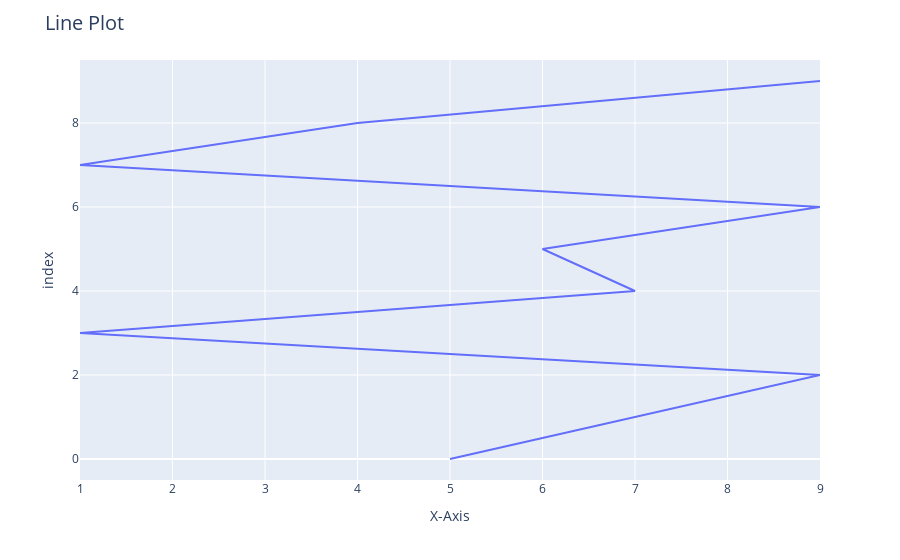

This figure's notebook cell:
### Code cell
fig = px.line(x,y, labels={'x':'X-Axis','y':'Y-Axis'})
fig.update_layout(title = "Line Plot",title_font_size = 20)
fig.show()

### Figure 1 — Plotly figure (JSON) as saved in the notebook; plotly's stock layout.template omitted (floating-point values rounded to 4 significant figures)
{"data": [{"hovertemplate": "X-Axis=%{x}<br>index=%{y}<extra></extra>", "legendgroup": "", "line": {"color": "#636efa", "dash": "solid"}, "marker": {"symbol": "circle"}, "mode": "lines", "name": "", "orientation": "h", "showlegend": false, "type": "scatter", "x": [5, 7, 9, 1, 7, 6, 9, 1, 4, 9], "xaxis": "x", "y": [0, 1, 2, 3, 4, 5, 6, 7, 8, 9], "yaxis": "y"}], "layout": {"legend": {"tracegroupgap": 0}, "margin": {"t": 60}, "title": {"font": {"size": 20}, "text": "Line Plot"}, "xaxis": {"anchor": "y", "domain": [0, 1], "title": {"text": "X-Axis"}}, "yaxis": {"anchor": "x", "domain": [0, 1], "title": {"text": "index"}}}}
